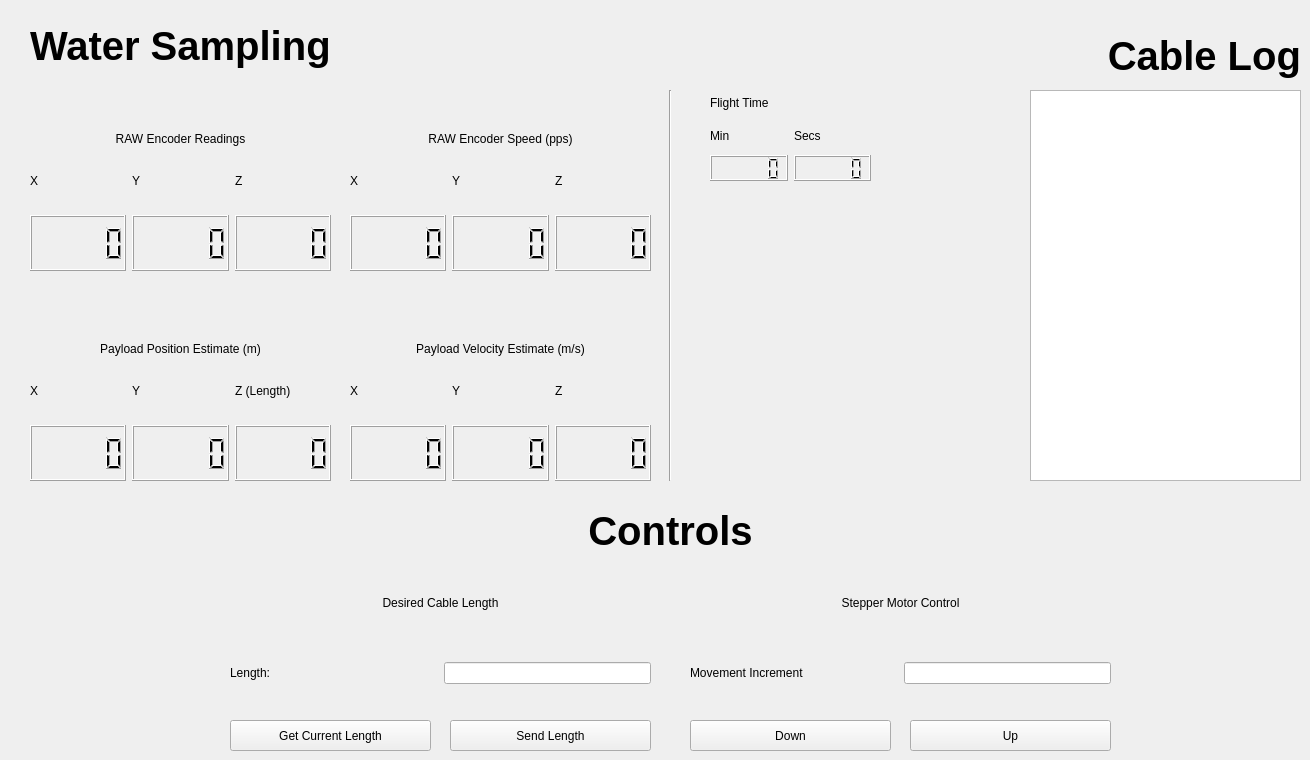
  <widget class="QWidget" name="tab">
   <attribute name="title">
    <string>Water Sampling</string>
   </attribute>
   <widget class="QLabel" name="titleWaterSampling">
    <property name="geometry">
     <rect>
      <x>30</x>
      <y>15</y>
      <width>481</width>
      <height>61</height>
     </rect>
    </property>
    <property name="font">
     <font>
      <pointsize>30</pointsize>
      <weight>75</weight>
      <bold>true</bold>
     </font>
    </property>
    <property name="text">
     <string>Water Sampling</string>
    </property>
   </widget>
   <widget class="QWidget" name="verticalLayoutWidget_7">
    <property name="geometry">
     <rect>
      <x>30</x>
      <y>90</y>
      <width>301</width>
      <height>181</height>
     </rect>
    </property>
    <layout class="QVBoxLayout" name="GPSDataLayout_5">
     <item>
      <widget class="QLabel" name="lblRawEncoder">
       <property name="text">
        <string>RAW Encoder Readings</string>
       </property>
       <property name="alignment">
        <set>Qt::AlignBottom|Qt::AlignHCenter</set>
       </property>
      </widget>
     </item>
     <item>
      <layout class="QHBoxLayout" name="GPSHLayout_3">
       <item>
        <widget class="QLabel" name="lblRawX">
         <property name="text">
          <string>X</string>
         </property>
        </widget>
       </item>
       <item>
        <widget class="QLabel" name="lblRawY">
         <property name="text">
          <string>Y</string>
         </property>
        </widget>
       </item>
       <item>
        <widget class="QLabel" name="lblRawZ">
         <property name="text">
          <string>Z</string>
         </property>
        </widget>
       </item>
      </layout>
     </item>
     <item>
      <layout class="QHBoxLayout" name="GPS_DISP_5">
       <item>
        <widget class="QLCDNumber" name="rawX_DISP"/>
       </item>
       <item>
        <widget class="QLCDNumber" name="rawY_DISP"/>
       </item>
       <item>
        <widget class="QLCDNumber" name="rawZ_DISP"/>
       </item>
      </layout>
     </item>
    </layout>
   </widget>
   <widget class="QWidget" name="verticalLayoutWidget_16">
    <property name="geometry">
     <rect>
      <x>30</x>
      <y>300</y>
      <width>301</width>
      <height>181</height>
     </rect>
    </property>
    <layout class="QVBoxLayout" name="GPSDataLayout_8">
     <item>
      <widget class="QLabel" name="lblPosEst">
       <property name="text">
        <string>Payload Position Estimate (m)</string>
       </property>
       <property name="alignment">
        <set>Qt::AlignBottom|Qt::AlignHCenter</set>
       </property>
      </widget>
     </item>
     <item>
      <layout class="QHBoxLayout" name="GPSHLayout_5">
       <item>
        <widget class="QLabel" name="lblPayloadX">
         <property name="text">
          <string>X</string>
         </property>
        </widget>
       </item>
       <item>
        <widget class="QLabel" name="lblPayloadY">
         <property name="text">
          <string>Y</string>
         </property>
        </widget>
       </item>
       <item>
        <widget class="QLabel" name="lblPayloadZ">
         <property name="text">
          <string>Z (Length)</string>
         </property>
        </widget>
       </item>
      </layout>
     </item>
     <item>
      <layout class="QHBoxLayout" name="GPS_DISP_8">
       <item>
        <widget class="QLCDNumber" name="PayloadX_DISP"/>
       </item>
       <item>
        <widget class="QLCDNumber" name="PayloadY_DISP"/>
       </item>
       <item>
        <widget class="QLCDNumber" name="PayloadZ_DISP"/>
       </item>
      </layout>
     </item>
    </layout>
   </widget>
   <widget class="QLabel" name="titleControls">
    <property name="geometry">
     <rect>
      <x>530</x>
      <y>500</y>
      <width>281</width>
      <height>61</height>
     </rect>
    </property>
    <property name="font">
     <font>
      <pointsize>30</pointsize>
      <weight>75</weight>
      <bold>true</bold>
     </font>
    </property>
    <property name="text">
     <string>Controls</string>
    </property>
    <property name="alignment">
     <set>Qt::AlignCenter</set>
    </property>
   </widget>
   <widget class="QPushButton" name="btnGetCurLenght">
    <property name="geometry">
     <rect>
      <x>230</x>
      <y>720</y>
      <width>201</width>
      <height>31</height>
     </rect>
    </property>
    <property name="text">
     <string>Get Current Length</string>
    </property>
   </widget>
   <widget class="QPushButton" name="btnSendLength">
    <property name="geometry">
     <rect>
      <x>450</x>
      <y>720</y>
      <width>201</width>
      <height>31</height>
     </rect>
    </property>
    <property name="text">
     <string>Send Length</string>
    </property>
    <property name="shortcut">
     <string>Return</string>
    </property>
   </widget>
   <widget class="QWidget" name="verticalLayoutWidget_23">
    <property name="geometry">
     <rect>
      <x>350</x>
      <y>300</y>
      <width>301</width>
      <height>181</height>
     </rect>
    </property>
    <layout class="QVBoxLayout" name="GPSDataLayout_9">
     <item>
      <widget class="QLabel" name="lblVelEst">
       <property name="text">
        <string>Payload Velocity Estimate (m/s)</string>
       </property>
       <property name="alignment">
        <set>Qt::AlignBottom|Qt::AlignHCenter</set>
       </property>
      </widget>
     </item>
     <item>
      <layout class="QHBoxLayout" name="GPSHLayout_6">
       <item>
        <widget class="QLabel" name="lblPayloadXDot">
         <property name="text">
          <string>X</string>
         </property>
        </widget>
       </item>
       <item>
        <widget class="QLabel" name="lblPayloadYDot">
         <property name="text">
          <string>Y</string>
         </property>
        </widget>
       </item>
       <item>
        <widget class="QLabel" name="lblPayloadZDot">
         <property name="text">
          <string>Z</string>
         </property>
        </widget>
       </item>
      </layout>
     </item>
     <item>
      <layout class="QHBoxLayout" name="GPS_DISP_9">
       <item>
        <widget class="QLCDNumber" name="PayloadXDot_DISP"/>
       </item>
       <item>
        <widget class="QLCDNumber" name="PayloadYDot_DISP"/>
       </item>
       <item>
        <widget class="QLCDNumber" name="PayloadZDot_DISP"/>
       </item>
      </layout>
     </item>
    </layout>
   </widget>
   <widget class="QWidget" name="verticalLayoutWidget_24">
    <property name="geometry">
     <rect>
      <x>350</x>
      <y>90</y>
      <width>301</width>
      <height>181</height>
     </rect>
    </property>
    <layout class="QVBoxLayout" name="GPSDataLayout_10">
     <item>
      <widget class="QLabel" name="lblRawEncoderSpd">
       <property name="text">
        <string>RAW Encoder Speed (pps)</string>
       </property>
       <property name="alignment">
        <set>Qt::AlignBottom|Qt::AlignHCenter</set>
       </property>
      </widget>
     </item>
     <item>
      <layout class="QHBoxLayout" name="GPSHLayout_7">
       <item>
        <widget class="QLabel" name="lblXDot">
         <property name="text">
          <string>X</string>
         </property>
        </widget>
       </item>
       <item>
        <widget class="QLabel" name="lblYDot">
         <property name="text">
          <string>Y</string>
         </property>
        </widget>
       </item>
       <item>
        <widget class="QLabel" name="lblZDot">
         <property name="text">
          <string>Z</string>
         </property>
        </widget>
       </item>
      </layout>
     </item>
     <item>
      <layout class="QHBoxLayout" name="GPS_DISP_10">
       <item>
        <widget class="QLCDNumber" name="rawXDot_DISP"/>
       </item>
       <item>
        <widget class="QLCDNumber" name="rawYDot_DISP"/>
       </item>
       <item>
        <widget class="QLCDNumber" name="rawZDot_DISP"/>
       </item>
      </layout>
     </item>
    </layout>
   </widget>
   <widget class="Line" name="line">
    <property name="geometry">
     <rect>
      <x>660</x>
      <y>90</y>
      <width>20</width>
      <height>391</height>
     </rect>
    </property>
    <property name="orientation">
     <enum>Qt::Vertical</enum>
    </property>
   </widget>
   <widget class="QPushButton" name="btnDown">
    <property name="geometry">
     <rect>
      <x>690</x>
      <y>720</y>
      <width>201</width>
      <height>31</height>
     </rect>
    </property>
    <property name="text">
     <string>Down</string>
    </property>
   </widget>
   <widget class="QPushButton" name="btnUp">
    <property name="geometry">
     <rect>
      <x>910</x>
      <y>720</y>
      <width>201</width>
      <height>31</height>
     </rect>
    </property>
    <property name="text">
     <string>Up</string>
    </property>
    <property name="shortcut">
     <string>Return</string>
    </property>
   </widget>
   <widget class="QLabel" name="titleCableLog">
    <property name="geometry">
     <rect>
      <x>1060</x>
      <y>30</y>
      <width>241</width>
      <height>51</height>
     </rect>
    </property>
    <property name="font">
     <font>
      <pointsize>30</pointsize>
      <weight>75</weight>
      <bold>true</bold>
     </font>
    </property>
    <property name="text">
     <string>Cable Log</string>
    </property>
    <property name="alignment">
     <set>Qt::AlignRight|Qt::AlignTrailing|Qt::AlignVCenter</set>
    </property>
   </widget>
   <widget class="QTextBrowser" name="Logging_3">
    <property name="geometry">
     <rect>
      <x>1030</x>
      <y>90</y>
      <width>271</width>
      <height>391</height>
     </rect>
    </property>
   </widget>
   <widget class="QWidget" name="verticalLayoutWidget_26">
    <property name="geometry">
     <rect>
      <x>710</x>
      <y>90</y>
      <width>161</width>
      <height>91</height>
     </rect>
    </property>
    <layout class="QVBoxLayout" name="FlightTimeVLayout_2">
     <item>
      <widget class="QLabel" name="FlightTimeLabel_2">
       <property name="text">
        <string>Flight Time</string>
       </property>
      </widget>
     </item>
     <item>
      <layout class="QHBoxLayout" name="FlightTimeHLabel_2">
       <item>
        <widget class="QLabel" name="Min_Label_2">
         <property name="text">
          <string>Min</string>
         </property>
        </widget>
       </item>
       <item>
        <widget class="QLabel" name="Sec_Label_2">
         <property name="text">
          <string>Secs</string>
         </property>
        </widget>
       </item>
      </layout>
     </item>
     <item>
      <layout class="QHBoxLayout" name="FlightTime_DISP_2">
       <item>
        <widget class="QLCDNumber" name="Min_DISP_2"/>
       </item>
       <item>
        <widget class="QLCDNumber" name="Sec_DISP_2"/>
       </item>
      </layout>
     </item>
    </layout>
   </widget>
   <widget class="QWidget" name="gridLayoutWidget_3">
    <property name="geometry">
     <rect>
      <x>230</x>
      <y>550</y>
      <width>421</width>
      <height>181</height>
     </rect>
    </property>
    <layout class="QGridLayout" name="gridLayout_2">
     <item row="0" column="0" colspan="2">
      <widget class="QLabel" name="lblDesiredCableLength">
       <property name="sizePolicy">
        <sizepolicy hsizetype="Preferred" vsizetype="Fixed">
         <horstretch>0</horstretch>
         <verstretch>0</verstretch>
        </sizepolicy>
       </property>
       <property name="text">
        <string>Desired Cable Length</string>
       </property>
       <property name="alignment">
        <set>Qt::AlignBottom|Qt::AlignHCenter</set>
       </property>
      </widget>
     </item>
     <item row="1" column="1">
      <widget class="QLineEdit" name="length_CMD">
       <property name="sizePolicy">
        <sizepolicy hsizetype="Preferred" vsizetype="Fixed">
         <horstretch>0</horstretch>
         <verstretch>0</verstretch>
        </sizepolicy>
       </property>
       <property name="minimumSize">
        <size>
         <width>0</width>
         <height>0</height>
        </size>
       </property>
       <property name="text">
        <string/>
       </property>
      </widget>
     </item>
     <item row="1" column="0">
      <widget class="QLabel" name="lblLength">
       <property name="text">
        <string>Length:</string>
       </property>
      </widget>
     </item>
    </layout>
   </widget>
   <widget class="QWidget" name="gridLayoutWidget_5">
    <property name="geometry">
     <rect>
      <x>690</x>
      <y>550</y>
      <width>421</width>
      <height>181</height>
     </rect>
    </property>
    <layout class="QGridLayout" name="gridLayout_4">
     <item row="0" column="0" colspan="2">
      <widget class="QLabel" name="lblStepperMotorControl">
       <property name="sizePolicy">
        <sizepolicy hsizetype="Preferred" vsizetype="Fixed">
         <horstretch>0</horstretch>
         <verstretch>0</verstretch>
        </sizepolicy>
       </property>
       <property name="text">
        <string>Stepper Motor Control</string>
       </property>
       <property name="alignment">
        <set>Qt::AlignBottom|Qt::AlignHCenter</set>
       </property>
      </widget>
     </item>
     <item row="1" column="1">
      <widget class="QLineEdit" name="increment_CMD">
       <property name="sizePolicy">
        <sizepolicy hsizetype="Preferred" vsizetype="Fixed">
         <horstretch>0</horstretch>
         <verstretch>0</verstretch>
        </sizepolicy>
       </property>
       <property name="minimumSize">
        <size>
         <width>0</width>
         <height>0</height>
        </size>
       </property>
       <property name="text">
        <string/>
       </property>
      </widget>
     </item>
     <item row="1" column="0">
      <widget class="QLabel" name="lblIncrement">
       <property name="text">
        <string>Movement Increment</string>
       </property>
      </widget>
     </item>
    </layout>
   </widget>
  </widget>
